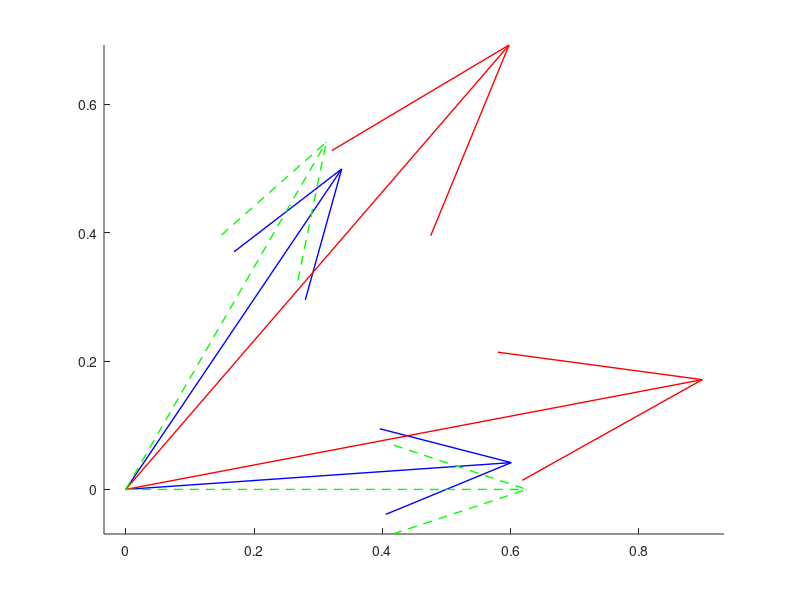

Write the MATLAB code that produced this figure.
clear; clc

%% 探究二阶矩阵 P非对角 时候得          特征值

coeff =10;
nb_Loop =1;
P = [1,0.4;0.4,1];
SNR =3;
sigma2 = 10.^(-SNR/10);

N = 40* coeff ;
T  = 80* coeff;
c = N/T;
theta_true = [0,pi/3];
k = length(theta_true);
clear i
a = @(theta) exp(1i*theta*(0:N-1)')/sqrt(N);
A = [];
for tmp_index=1:length(theta_true)
    A = [A a(theta_true(tmp_index))];
end

for jj = 1 : nb_Loop
    S = sqrtm(P)*sqrt(1/2) *(randn(k,T) + 1i *randn(k,T));
    Z = sqrt(sigma2/2) * (randn(N,T) + 1i* randn(N,T));
    X = A*S + Z;
    SCM = X*(X')/T;
    [U,eigs_SCM] = eig(SCM,'vector');
    [eigs_SCM, index] = sort(eigs_SCM,'descend');
    U = U(:, index);
    U_S = U(:,1:k);
    J_tmp = eye(N);
    n = N-1;
    J1 = J_tmp(1:n,:);
    J2 = J_tmp(2:n+1,:);
    Phi =  inv(U_S' * J1' * J1 * U_S) * (U_S' * J1' * J2 * U_S);
%     Phi1 = U_S' * J1' * J1 * U_S;
    Phi2 = U_S' * J1' * J2* U_S;
    [U,eigs_Phi2] = eig(Phi2,'vector');
    [eigs_Phi2, index] = sort(eigs_Phi2,'descend');
    eigs_Phi2
    eigs_Phi2_abs = abs(eigs_Phi2)
    eigs_Phi2_phase = angle(eigs_Phi2)

%     alpha1 = (g1+g2)/2 * n/N*(exp(1i*theta_true(1))+exp(1i*theta_true(2)));
%     alpha1 = n/N*(g1*exp(1i*theta_true(1)) + g2*exp(1i*theta_true(2)))
%     alpha2 = g1*g2*(n/N)*exp(1i*theta_true(1)) * (n/N) * exp(1i*theta_true(2))
% 
%     sqrtDelta  = sqrt(alpha1.^2 /4 - alpha2)
%     lameda_1 =  alpha1/2 + sqrtDelta
%     lameda_2  =  alpha1/2 - sqrtDelta

    [U_APA,eigs_APA] = eig((A*sqrtm(P))*(A*sqrtm(P))','vector');
    [eigs_APA, index] = sort(eigs_APA,'descend');
    U_APA = U_APA(:, index);
    eigs_APA(1:k);
    [U_P,eigs_P] = eig(P,'vector');
    [eigs_P, index] = sort(eigs_P,'descend');
    B = U_P(:, index);
    eigs_P = eigs_P(1:k)

    g1 = (1- c * (eigs_P(1)/sigma2)^(-2))/(1 + c * (eigs_P(1)/sigma2)^(-1));
    g2 = (1- c * (eigs_P(2)/sigma2)^(-2))/(1 + c * (eigs_P(2)/sigma2)^(-1));

    u1 = U_APA(:,1);
    u2 = U_APA(:,2);

    u1_hat = U_S(:,1);
    u2_hat = U_S(:,2);

    u1_hat' * J1' *J2 * u1_hat
    u1' * J1' *J2 * u1 * g1
    1/2 * (n/N *exp(1i*theta_true(1)) +n/N *exp(1i*theta_true(2))) * g1

    u1_hat' * J1' *J2 * u1_hat * u2_hat' * J1' *J2 * u2_hat;
    u1' * J1' *J2 * u1 * u2' * J1' *J2 * u2 *g1 * g2;

    u1_hat' * J1' *J2 * u2_hat * u2_hat' * J1' *J2 * u1_hat;
    u1' * J1' *J2 * u2 * u2' * J1' *J2 * u1 *g1 * g2;;

    u1_hat' * J1' *J2 * u1_hat * u2_hat' * J1' *J2 * u2_hat - u1_hat' * J1' *J2 * u2_hat * u2_hat' * J1' *J2 * u1_hat;
    u1' * J1' *J2 * u1 * u2' * J1' *J2 * u2 *g1 * g2 -u1' * J1' *J2 * u2 * u2' * J1' *J2 * u1 *g1 * g2;
    g1*g2 *det(U_APA(:,1:2)'*J1'*J2*U_APA(:,1:2));
    g1*g2 *det(A'*J1'*J2*A);
    g1*g2 * (n/N)^2 * exp(1i*theta_true(1)) * exp(1i*theta_true(2));
    Alpha1 = (g1*B(1,1)^2 + g2*B(2,1)^2)*n/N*exp(1i*theta_true(1))+(g1*B(1,2)^2+g2*B(2,2)^2)*n/N*exp(i*theta_true(2));

    (g1*g2*u1'*J1'*J2*u1*u2'*J1'*J2*u2 - g1*g2* u1'*J1'*J2*u2*u2'*J1'*J2*u1)
    Alpha2 = g1*g2*(n/N)^2 * exp(1i*theta_true(1)) * exp(1i*theta_true(2))

    Delta = Alpha1^2 - 4 * Alpha2;

    lameda1 = (Alpha1 + sqrt(Delta))/2
    lameda2 = (Alpha1 - sqrt(Delta))/2


    Guesslameda1 = (g1*B(1,1)^2 + g2*B(2,1)^2)*n/N*exp(1i*theta_true(1))
    Guesslameda2 =  (g1*B(1,2)^2+g2*B(2,2)^2)*n/N*exp(1i*theta_true(2))



    %% 添加情况对对角线元素进行修正
    trace(A'*J1'*J2*A)
    Alpha1 = n/N * (exp(1i*theta_true(1)) + exp(1i*theta_true(2)));
    Alpha2 = (u1'*J1'*J2*u1*u2'*J1'*J2*u2 - g1*g2* u1'*J1'*J2*u2*u2'*J1'*J2*u1);
    Delta = Alpha1^2 - 4 * Alpha2;
    lameda1_DiaPair = (Alpha1 + sqrt(Delta))/2
    lameda2_DiaPair = (Alpha1 - sqrt(Delta))/2



    figure;
    hold on ;
%     quiver(0,0,real(Alpha1)/2,imag(Alpha1)/2,0,'LineWidth',1,'Color','r','DisplayName','Alpha1');
%     quiver(0,0,real(sqrt(Delta))/2,imag(sqrt(Delta))/2,0,'LineWidth',1,'Color','r','DisplayName','Sqrt(Delta)');

    quiver(0,0,real(lameda1),imag(lameda1),0,'LineWidth',1,'Color','b','LineStyle','-');
    quiver(0,0,real(lameda2),imag(lameda2),0,'LineWidth',1,'Color','b','LineStyle','-');

    quiver(0,0,real(lameda1_DiaPair),imag(lameda1_DiaPair),0,'LineWidth',1,'Color','r','LineStyle','-');
    quiver(0,0,real(lameda2_DiaPair),imag(lameda2_DiaPair),0,'LineWidth',1,'Color','r','LineStyle','-');

    quiver(0,0,real(Guesslameda1),imag(Guesslameda1),0,'LineWidth',1,'Color','g','LineStyle','--');
    quiver(0,0,real(Guesslameda2),imag(Guesslameda2),0,'LineWidth',1,'Color','g','LineStyle','--');

    axis equal
%     legend('$\overline{\lambda}_{1}$(true)','$\overline{\lambda}_{2}(true)$',...
%     '$\overline{\lambda}_{1}$(Guess)','$\overline{\lambda}_{2}$(Guess)',...
%     'interpreter','latex');

end



